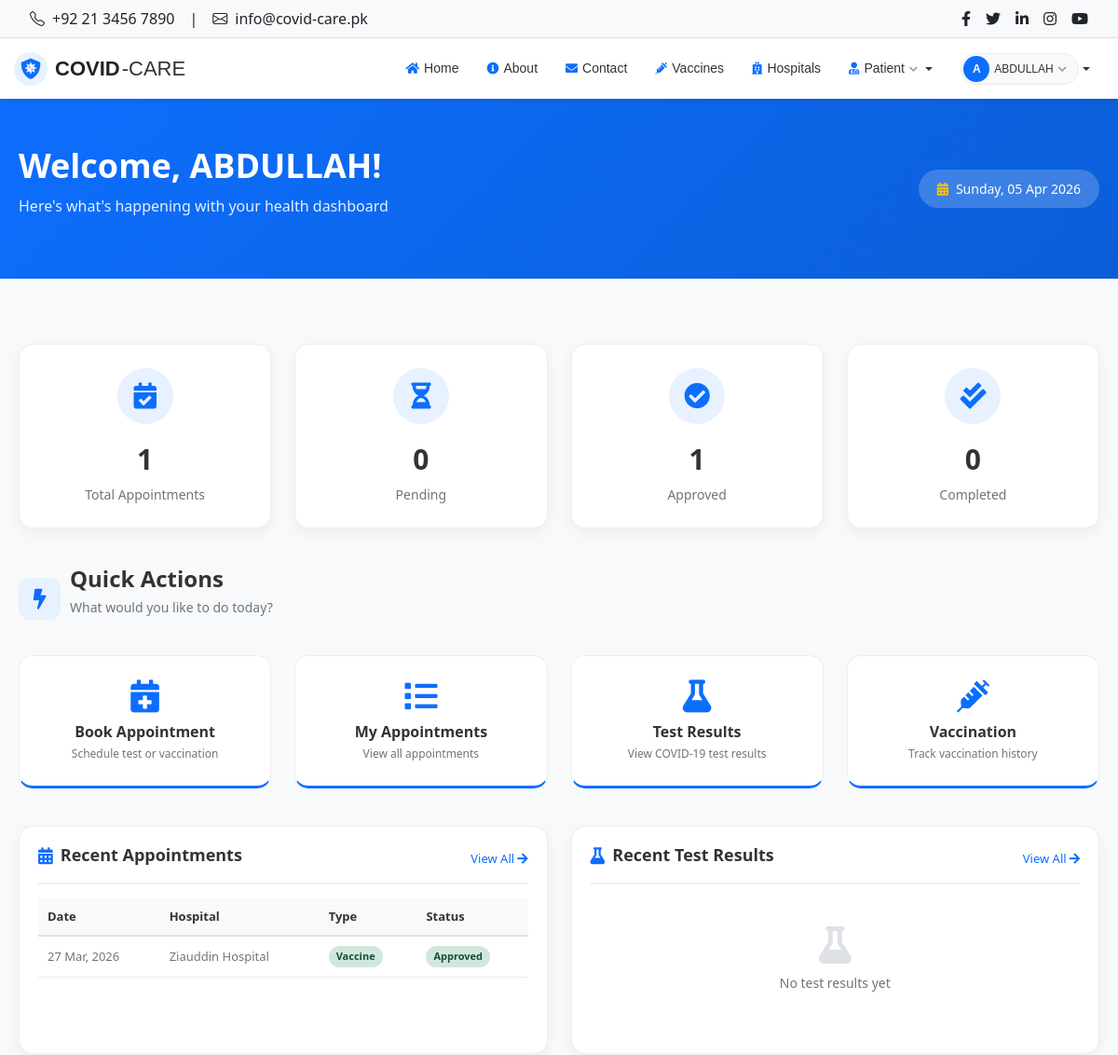
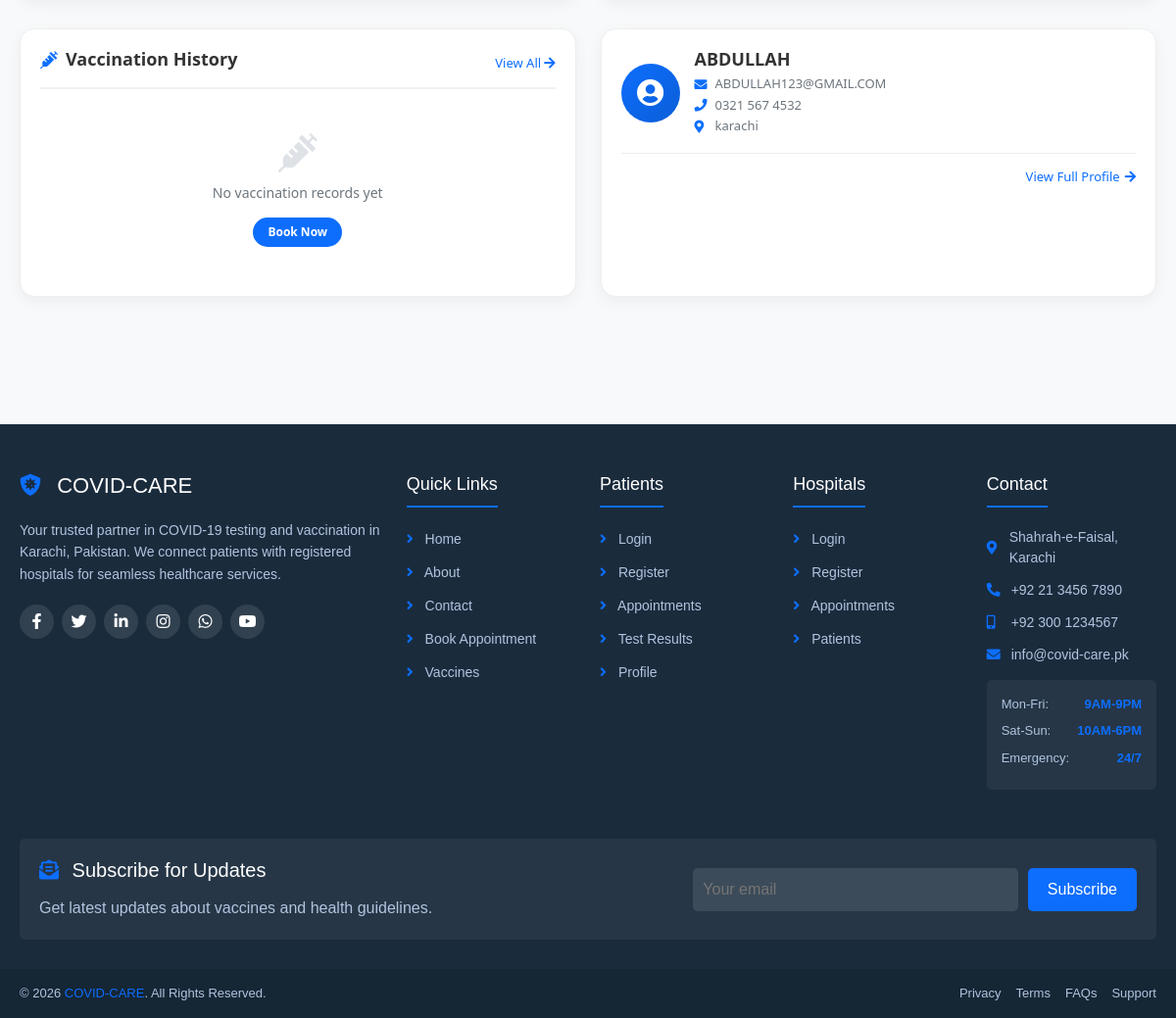
The app's page /patient/dashboard.php (signed in) with its own data (2 pictures, top to bottom).
### tables this page shows
CREATE TABLE `patients` (
  `patient_id` int(11) NOT NULL,
  `name` varchar(100) DEFAULT NULL,
  `email` varchar(100) DEFAULT NULL,
  `phone` varchar(15) DEFAULT NULL,
  `password` varchar(255) DEFAULT NULL,
  `address` text DEFAULT NULL,
  `city` varchar(50) DEFAULT NULL,
  `dob` date DEFAULT NULL,
  `gender` enum('Male','Female','Other') DEFAULT NULL,
  `created_at` timestamp NOT NULL DEFAULT current_timestamp()
);

CREATE TABLE `appointments` (
  `appointment_id` int(11) NOT NULL,
  `patient_id` int(11) DEFAULT NULL,
  `hospital_id` int(11) DEFAULT NULL,
  `appointment_type` enum('test','vaccination') DEFAULT NULL,
  `appointment_date` date DEFAULT NULL,
  `appointment_time` time DEFAULT NULL,
  `status` enum('pending','approved','rejected','completed','cancelled') DEFAULT 'pending'
);

CREATE TABLE `hospitals` (
  `hospital_id` int(11) NOT NULL,
  `name` varchar(100) DEFAULT NULL,
  `address` text DEFAULT NULL,
  `city` varchar(50) DEFAULT NULL,
  `phone` varchar(15) DEFAULT NULL,
  `email` varchar(100) DEFAULT NULL,
  `password` varchar(255) DEFAULT NULL,
  `registration_no` varchar(50) DEFAULT NULL,
  `status` enum('pending','approved','rejected') DEFAULT 'pending',
  `created_at` timestamp NOT NULL DEFAULT current_timestamp()
);

### includes/functions.php (called while the page is built, shortened)
<?php
function getRecord($conn, $table, $where, $value) {
    $value = mysqli_real_escape_string($conn, $value);
    $query = "SELECT * FROM $table WHERE $where = '$value' LIMIT 1";
    $result = mysqli_query($conn, $query);
    if ($result && mysqli_num_rows($result) > 0) {
        return mysqli_fetch_assoc($result);
    }
    return null;
}
function countRecords($conn, $table, $where = '') {
    $query = "SELECT COUNT(*) as total FROM $table";
    if ($where != '') {
        $query .= " WHERE $where";
    }
    $result = mysqli_query($conn, $query);
    if ($result && mysqli_num_rows($result) > 0) {
        $row = mysqli_fetch_assoc($result);
        return (int)$row['total'];
    }
    return 0;
}
function formatDate($date, $format = 'd M, Y') {
    if ($date && $date != '0000-00-00' && $date != null) {
        return date($format, strtotime($date));
    }
    return 'N/A';
}
function formatPhone($phone) {
    if (strlen($phone) == 11 && substr($phone, 0, 1) == '0') {
        return substr($phone, 0, 4) . ' ' . substr($phone, 4, 3) . ' ' . substr($phone, 7, 4);
    }
    return $phone;
}
function getPatientStats($conn, $patient_id) {
    $stats = [
        'total_appointments' => 0,
        'pending_appointments' => 0,
        'approved_appointments' => 0,
        'completed_appointments' => 0,
        'total_tests' => 0,
        'total_vaccinations' => 0
    ];
    $stats['total_appointments'] = countRecords($conn, 'appointments', "patient_id = '$patient_id'");
    $stats['pending_appointments'] = countRecords($conn, 'appointments', "patient_id = '$patient_id' AND status = 'pending'");
    $stats['approved_appointments'] = countRecords($conn, 'appointments', "patient_id = '$patient_id' AND status = 'approved'");
    $stats['completed_appointments'] = countRecords($conn, 'appointments', "patient_id = '$patient_id' AND status = 'completed'");
    $stats['total_tests'] = countRecords($conn, 'test_results', "patient_id = '$patient_id'");
    $stats['total_vaccinations'] = countRecords($conn, 'vaccination_records', "patient_id = '$patient_id'");
    return $stats;
}
function getPatientAppointments($conn, $patient_id, $limit = null) {
    $query = "SELECT a.*, h.name as hospital_name, h.address, h.city, h.phone
              FROM appointments a
              JOIN hospitals h ON a.hospital_id = h.hospital_id
              WHERE a.patient_id = '$patient_id'
              ORDER BY a.appointment_date DESC, a.appointment_time DESC";
    if ($limit) {
        $query .= " LIMIT $limit";
    }
    $result = mysqli_query($conn, $query);
    $appointments = [];
    if ($result && mysqli_num_rows($result) > 0) {
        while ($row = mysqli_fetch_assoc($result)) {
            $appointments[] = $row;
        }
    }
    return $appointments;
}
?>

### patient/dashboard.php (the view, shortened to what this page needs)
<?php
require_once '../config.php';
require_once '../includes/functions.php';
require_once '../includes/header.php';
require_once '../includes/navbar.php';
$patient_id = $_SESSION['patient_id'];
$patient = getRecord($conn, 'patients', 'patient_id', $patient_id);
$stats = getPatientStats($conn, $patient_id);
$appointments = getPatientAppointments($conn, $patient_id, 5);
$test_results = getPatientTestResults($conn, $patient_id);
$vaccinations = getPatientVaccinations($conn, $patient_id);
?>
<section class="page-header">
    <div class="container">
        <div class="welcome-text">
            <h1>Welcome, <?php echo htmlspecialchars($patient['name']); ?>!</h1>
            <p>Here's what's happening with your health dashboard</p>
        </div>
        <div class="date-badge">
            <i class="fas fa-calendar-alt"></i>
            <?php echo date('l, d M Y'); ?>
        </div>
    </div>
</section>
<main class="main-content">
    <div class="container">
        <div class="stats-row">
            <div class="stat-box">
                <div class="stat-icon">
                    <i class="fas fa-calendar-check"></i>
                </div>
                <div class="stat-number"><?php echo $stats['total_appointments']; ?></div>
                <div class="stat-label">Total Appointments</div>
            </div>
            <div class="stat-box">
                <div class="stat-icon">
                    <i class="fas fa-hourglass-half"></i>
                </div>
                <div class="stat-number"><?php echo $stats['pending_appointments']; ?></div>
                <div class="stat-label">Pending</div>
            </div>
            <div class="stat-box">
                <div class="stat-icon">
                    <i class="fas fa-check-circle"></i>
                </div>
                <div class="stat-number"><?php echo $stats['approved_appointments']; ?></div>
                <div class="stat-label">Approved</div>
            </div>
            <div class="stat-box">
                <div class="stat-icon">
                    <i class="fas fa-check-double"></i>
                </div>
                <div class="stat-number"><?php echo $stats['completed_appointments']; ?></div>
                <div class="stat-label">Completed</div>
            </div>
        </div>
        <div class="section-title">
            <div class="section-icon">
                <i class="fas fa-bolt"></i>
            </div>
            <div class="section-text">
                <h2>Quick Actions</h2>
                <p>What would you like to do today?</p>
            </div>
        </div>
        <div class="actions-row">
            <a href="<?php echo SITE_URL; ?>patient/book_appointment.php" class="action-box">
                <i class="fas fa-calendar-plus"></i>
                <h4>Book Appointment</h4>
                <p>Schedule test or vaccination</p>
            </a>
            <a href="<?php echo SITE_URL; ?>patient/my_appointments.php" class="action-box">
                <i class="fas fa-list"></i>
                <h4>My Appointments</h4>
                <p>View all appointments</p>
            </a>
            <a href="<?php echo SITE_URL; ?>patient/view_results.php" class="action-box">
                <i class="fas fa-flask"></i>
                <h4>Test Results</h4>
                <p>View COVID-19 test results</p>
            </a>
            <a href="<?php echo SITE_URL; ?>patient/vaccination_history.php" class="action-box">
                <i class="fas fa-syringe"></i>
                <h4>Vaccination</h4>
                <p>Track vaccination history</p>
            </a>
        </div>
        <div class="content-row">
            <div class="content-card">
                <div class="card-head">
                    <h3><i class="fas fa-calendar-alt"></i> Recent Appointments</h3>
                    <a href="<?php echo SITE_URL; ?>patient/my_appointments.php" class="view-link">
                        View All <i class="fas fa-arrow-right"></i>
                    </a>
                </div>
                <?php if (!empty($appointments)): ?>
                    <div class="table-wrap">
                        <table>
                            <thead>
                                <tr>
                                    <th>Date</th>
                                    <th>Hospital</th>
                                    <th>Type</th>
                                    <th>Status</th>
                                </tr>
                            </thead>
                            <tbody>
                                <?php foreach (array_slice($appointments, 0, 3) as $apt): ?>
                                <tr>
                                    <td><?php echo formatDate($apt['appointment_date']); ?></td>
                                    <td><?php echo htmlspecialchars($apt['hospital_name']); ?></td>
                                    <td>
                                        <?php if ($apt['appointment_type'] == 'test'): ?>
                                            <span class="status-badge status-info">Test</span>
                                        <?php else: ?>
                                            <span class="status-badge status-success">Vaccine</span>
                                        <?php endif; ?>
                                    </td>
                                    <td>
                                        <?php
                                        $status_class = '';
                                        if ($apt['status'] == 'pending') $status_class = 'status-pending';
                                        elseif ($apt['status'] == 'approved') $status_class = 'status-approved';
                                        elseif ($apt['status'] == 'completed') $status_class = 'status-completed';
                                        else $status_class = 'status-cancelled';
                                        ?>
                                        <span class="status-badge <?php echo $status_class; ?>">
                                            <?php echo ucfirst($apt['status']); ?>
                                        </span>
                                    </td>
                                </tr>
                                <?php endforeach; ?>
                            </tbody>
                        </table>
                    </div>
                <?php endif; ?>
            </div>
            <div class="content-card">
                <div class="card-head">
                    <h3><i class="fas fa-flask"></i> Recent Test Results</h3>
                    <a href="<?php echo SITE_URL; ?>patient/view_results.php" class="view-link">
                        View All <i class="fas fa-arrow-right"></i>
                    </a>
                </div>
                <?php if (!empty($test_results)): ?>
                    <div class="table-wrap">
                        <table>
                            <thead>
                                <tr>
                                    <th>Date</th>
                                    <th>Hospital</th>
                                    <th>Result</th>
                                </tr>
                            </thead>
                            <tbody>
                                <?php foreach (array_slice($test_results, 0, 3) as $test): ?>
                                <tr>
                                    <td><?php echo formatDate($test['test_date']); ?></td>
                                    <td><?php echo htmlspecialchars($test['hospital_name']); ?></td>
                                    <td>
                                        <?php if ($test['result'] == 'positive'): ?>
                                            <span class="status-badge status-danger">Positive</span>
                                        <?php else: ?>
                                            <span class="status-badge status-success">Negative</span>
                                        <?php endif; ?>
                                    </td>
                                </tr>
                                <?php endforeach; ?>
                            </tbody>
                        </table>
                    </div>
                <?php else: ?>
                    <div class="empty-box">
                        <i class="fas fa-flask"></i>
                        <p>No test results yet</p>
                    </div>
                <?php endif; ?>
            </div>
        </div>
        <div class="content-row">
            <div class="content-card">
                <div class="card-head">
                    <h3><i class="fas fa-syringe"></i> Vaccination History</h3>
                    <a href="<?php echo SITE_URL; ?>patient/vaccination_history.php" class="view-link">
                        View All <i class="fas fa-arrow-right"></i>
                    </a>
                </div>
                <?php if (!empty($vaccinations)): ?>
                    <div class="table-wrap">
                        <table>
                            <thead>
                                <tr>
                                    <th>Date</th>
                                    <th>Vaccine</th>
                                    <th>Dose</th>
                                </tr>
                            </thead>
                            <tbody>
                                <?php foreach (array_slice($vaccinations, 0, 3) as $vac): ?>
                                <tr>
                                    <td><?php echo formatDate($vac['vaccination_date']); ?></td>
                                    <td><?php echo htmlspecialchars($vac['vaccine_name']); ?></td>
                                    <td>Dose <?php echo $vac['dose_number']; ?></td>
                                </tr>
                                <?php endforeach; ?>
                            </tbody>
                        </table>
                    </div>
                <?php else: ?>
                    <div class="empty-box">
                        <i class="fas fa-syringe"></i>
                        <p>No vaccination records yet</p>
                        <a href="<?php echo SITE_URL; ?>patient/book_appointment.php?type=vaccination" class="empty-btn">Book Now</a>
                    </div>
                <?php endif; ?>
            </div>
            <div class="profile-box">
                <div class="profile-flex">
                    <div class="profile-avatar">
                        <i class="fas fa-user-circle"></i>
                    </div>
                    <div class="profile-info">
                        <h3><?php echo htmlspecialchars($patient['name']); ?></h3>
                        <p><i class="fas fa-envelope"></i> <?php echo htmlspecialchars($patient['email']); ?></p>
                        <p><i class="fas fa-phone"></i> <?php echo formatPhone($patient['phone']); ?></p>
                        <p><i class="fas fa-map-marker-alt"></i> <?php echo htmlspecialchars($patient['city'] ?: 'Not specified'); ?></p>
                    </div>
                </div>
                <div class="profile-link">
                    <a href="<?php echo SITE_URL; ?>patient/profile.php">
                        View Full Profile <i class="fas fa-arrow-right"></i>
                    </a>
                </div>
            </div>
        </div>
    </div>
</main>
<?php
require_once '../includes/footer.php';
?>

### records on screen
patients: name "ABDULLAH", email "ABDULLAH123@GMAIL.COM", phone "0321 567 4532", city "karachi"
appointments: appointment_date "27 Mar, 2026", hospital.name "Ziauddin Hospital", appointment_type "Vaccine", status "Approved"

### other values on screen
substr($user_name, 0, 1) "A"
$user_name "ABDULLAH"
$stats['total_appointments'] "1"
$stats['pending_appointments'] "0"
$stats['approved_appointments'] "1"
$stats['completed_appointments'] "0"
SITE_NAME "COVID-CARE"
